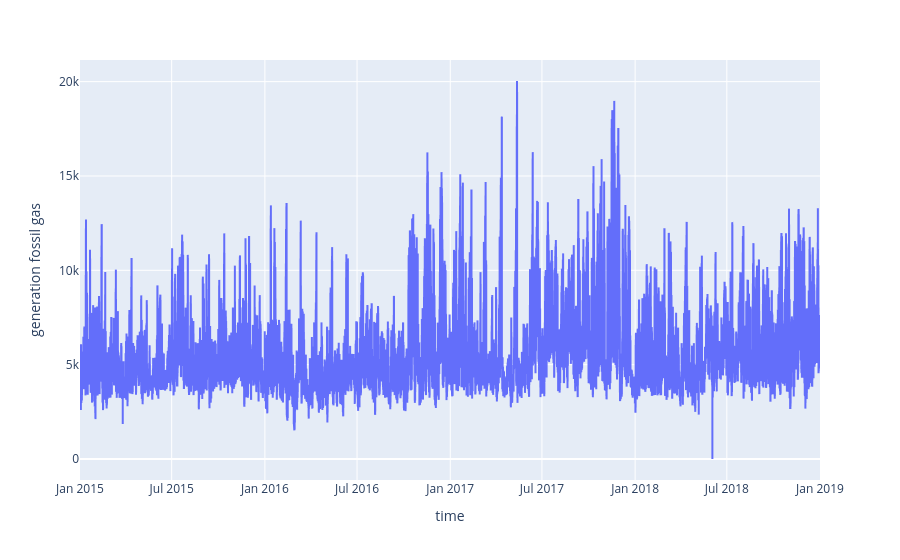

Here is the notebook cell this chart was saved with:
### Code cell
px.line(data_frame=energy_df, x="time", y="generation fossil gas")

### Figure 1 — Plotly figure (JSON) as saved in the notebook; plotly's stock layout.template omitted (floating-point values rounded to 4 significant figures; data arrays with more than 128 entries replaced by an {"elided": "..."} marker saying what was removed)
{"data": [{"hovertemplate": "time=%{x}<br>generation fossil gas=%{y}<extra></extra>", "legendgroup": "", "line": {"color": "#636efa", "dash": "solid"}, "marker": {"symbol": "circle"}, "mode": "lines", "name": "", "showlegend": false, "type": "scattergl", "x": {"elided": "35064 str values"}, "xaxis": "x", "y": {"elided": "35064 int values"}, "yaxis": "y"}], "layout": {"legend": {"tracegroupgap": 0}, "margin": {"t": 60}, "xaxis": {"anchor": "y", "domain": [0, 1], "title": {"text": "time"}}, "yaxis": {"anchor": "x", "domain": [0, 1], "title": {"text": "generation fossil gas"}}}}
